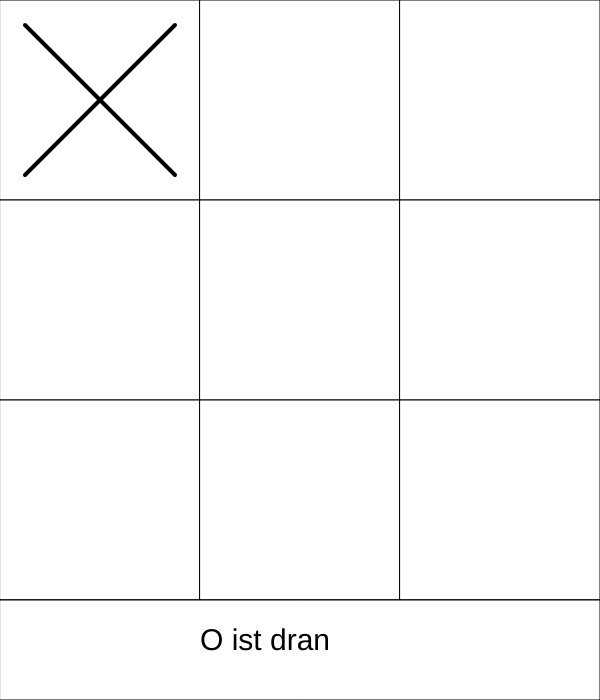
Frame 1 (no input)
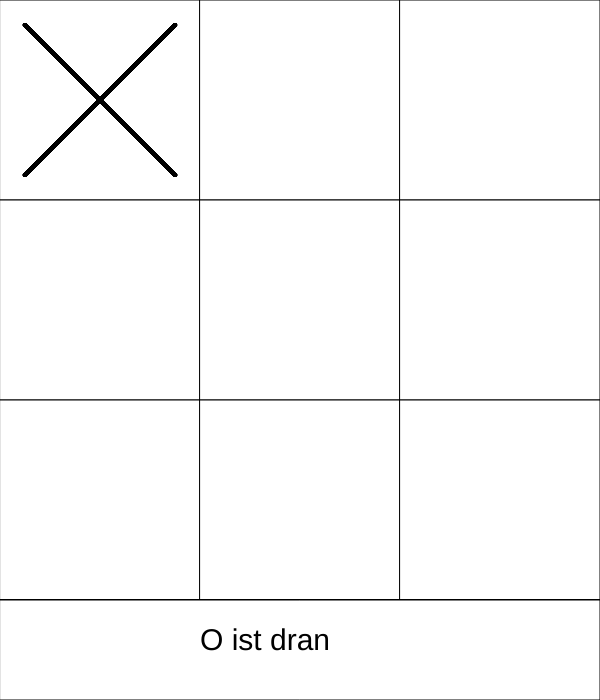
Frame 60 (no input)
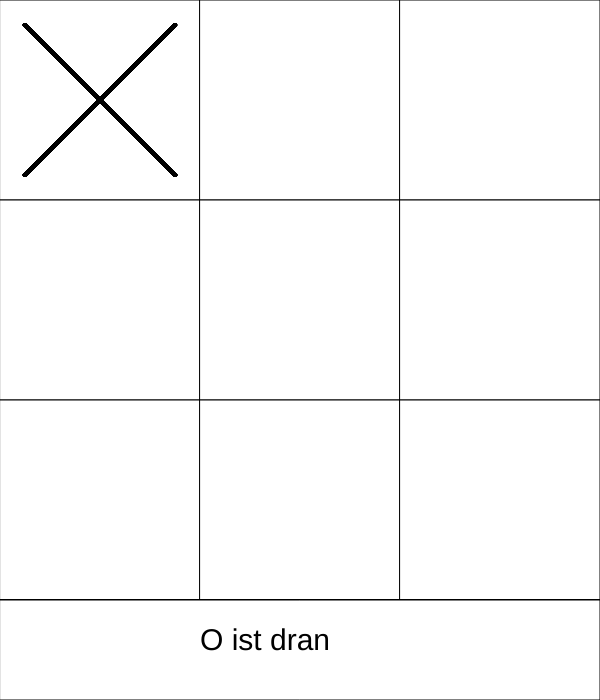
Frame 120 (the mouse pressed at the canvas centre since frame 60)

The p5.js sketch that drew these frames (run headless with seeded random() and noise() and a simulated clock; from frame 60 on, the mouse is pressed at the canvas centre):

// p5.js sketch
// ── sketch.js
const VOID = 3;
const X = 1;
const O = -1;
const TIE = 0;
var board;
var turn;
var finished;
var buffer;
var w;

let round = 0;

function setup() {
  createCanvas(600, 700);
  textSize(30);
  w = width / 3;
  buffer = w / 4;
  finished = false;
  turn = X;
  //draw board
  fill(255);
  for (let i = 0; i < 3; i++) {
    for (let j = 0; j < 3; j++) {
      strokeWeight(1);
      rect(i * w, j * w, w, w);
    }
  }
  board = [
    [VOID, VOID, VOID],
    [VOID, VOID, VOID],
    [VOID, VOID, VOID]
  ];

  fill(255);
  strokeWeight(1);
  rect(0, 3 * w, 3 * w, w / 2);
  if(round%2==0) {
    let next = findBestTurn(board, turn, 0);
    turn = makeTurn(board, next.x, next.y, turn);
  }
}

function draw() {
  fill(255);
  strokeWeight(1);
  rect(0, 600, 600, w / 2);

  if (!finished) {
    if (turn == X) {
      fill(0);
      text("X ist dran", w, 3 * w + buffer);
    } else {
      fill(0);
      text("O ist dran", w, 3 * w + buffer);
    }
  }
  drawBoard(board);
  checkAndFinish(board);


}

function mouseReleased() {
  if (!finished) {
    var x = mouseX;
    var y = mouseY;
    noFill();
    //check board and draw corresponding shape on right field
    for (let i = 0; i < 3; i++) {
      for (let j = 0; j < 3; j++) {
        if (isbetween2(x, y, i * w, (i + 1) * w, j * w, (j + 1) * w) && board[i][j] == VOID) {
          turn = makeTurn(board, i, j, turn);
          if (checkAndFinish(board) == true) {
            return;
          }
          let next = findBestTurn(board, turn, 0);
          if (next.x != -1) {
            turn = makeTurn(board, next.x, next.y, turn);
          }
        }
      }
    }
  } else {
    finished = false;
    round++;
    setup();
  }
}

function makeTurn(board, x, y, player) {
  board[x][y] = player;
  return nextTurn(player);
}

function drawBoard(board) {
  for (let x = 0; x < board.length; x++) {
    for (let y = 0; y < board[0].length; y++) {
      let player = board[x][y];
      noFill();
      if (player == O) {
        strokeWeight(4);
        ellipse(x * w + w / 2, y * w + w / 2, w / 2, w / 2);
      } else if (player == X) {
        strokeWeight(4);
        cross(x * w + w / 2, y * w + w / 2, w - buffer);
      }
    }
  }
}

function nextTurn(turn) {
  if (turn == O) {
    return X;
  }
  return O;
}

function findBestTurn(b, player, count) { //find best Turn for player wiht minimax
  let board = copyArray(b);
  let max = player == X;
  let best = {
    x: -1,
    y: -1,
    sc: 2
  };
  if (max) {
    best.sc = -2;
  }
  let rows = board.length;
  let cols = board[0].length;

  for (let i = 0; i < rows; i++) {
    for (let j = 0; j < cols; j++) {
      if (board[i][j] == VOID) { //if no occupied => make that turn and score it
        board[i][j] = player;
        let curr = {
          x: i,
          y: j,
          sc: score(board, player, count) //score of the turn 1: X wins, -1: O wins, 0: tie
        };
        if (max) { //if solving for best turn for X: we want maximum turn (so that X wins)
          if (curr.sc > best.sc) {
            best = curr;
          }
        } else { //if solving for best turn for O: we want minimum turn (so that O wins)
          if (curr.sc < best.sc) {
            best = curr;
          }
        }
        board[i][j] = VOID;
      }
    }
  }

  return best;


}

function score(board, player, count) {
  let winner = checkWinner(board, false);
  if (winner != VOID) {
    return winner;
  }
  let next = findBestTurn(board, nextTurn(player), count + 1);
  return next.sc;
}



function checkWinner(board, draw) {
  //horizontal
  for (let j = 0; j < 3; j++) {
    if (areequal(board[0][j], board[1][j], board[2][j]) && board[0][j] != VOID) {
      if (draw) {
        strokeWeight(16);
        line(buffer, j * w + w / 2, 3 * w - buffer, j * w + w / 2);
      }
      return board[0][j];
    }
  }
  //vertical
  for (let i = 0; i < 3; i++) {
    if (areequal(board[i][0], board[i][1], board[i][2]) && board[i][0] != VOID) {
      if (draw) {
        strokeWeight(16);
        line(i * w + w / 2, buffer, i * w + w / 2, 3 * w - buffer);
      }
      return board[i][0];
    }
  }
  //diagonals
  if (areequal(board[0][0], board[1][1], board[2][2]) && board[0][0] != VOID) {
    if (draw) {
      strokeWeight(16);
      line(buffer, buffer, 3 * w - buffer, 3 * w - buffer);
    }
    return board[0][0];
  }
  if (areequal(board[2][0], board[1][1], board[0][2]) && board[2][0] != VOID) {
    if (draw) {
      strokeWeight(16);
      line(3 * w - buffer, buffer, buffer, 3 * w - buffer);
    }
    return board[2][0];
  }

  //go through every field and return no winner (VOID) if at least one field is still empty
  for (let i = 0; i < 3; i++) {
    for (let j = 0; j < 3; j++) {
      if (board[i][j] == VOID) {
        return VOID;
      }
    }
  }
  //else... (noone has three in a row, every field is obtained)
  return TIE;
}

function checkAndFinish(board) {
  let winner = checkWinner(board, true);
  if (winner != VOID) {
    finished = true;
    if (winner == X) {
      fill(0);
      text("X hat gewonnen", w, 650);
      //println(X);
    } else if (winner == O) {
      fill(0);
      text("O hat gewonnen", w, 650);
      //println(O);
    } else {
      fill(0);
      text("Unentschieden", w, 650);
      //println(TIE);
    }
  }
  return finished;
}

function copyArray(arr) {
  let cop = [];

  for (var i = 0; i < arr.length; i++) {
    cop[i] = arr[i].slice();
  }
  return cop;
}


function areequal(a, b, c) {
  return a == b && b == c;
}
//function drawing the cross
function cross(x, y, w) {
  line(x - w / 2, y - w / 2, x + w / 2, y + w / 2);
  line(x + w / 2, y - w / 2, x - w / 2, y + w / 2);
}

function isbetween(x, a, b) {
  return x >= a && x <= b;
}

function isbetween2(x, y, a, b, c, d) {
  return isbetween(x, a, b) && isbetween(y, c, d);
}
